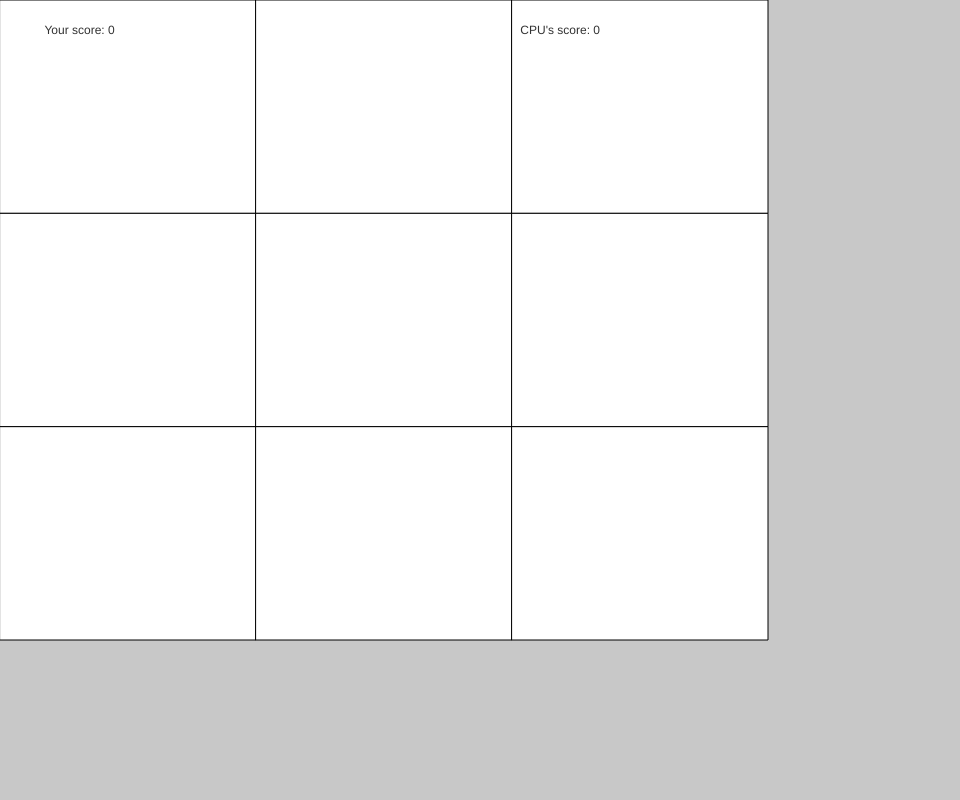
Frame 1 (no input)
Frame 60 (no input): identical to frame 1, image omitted
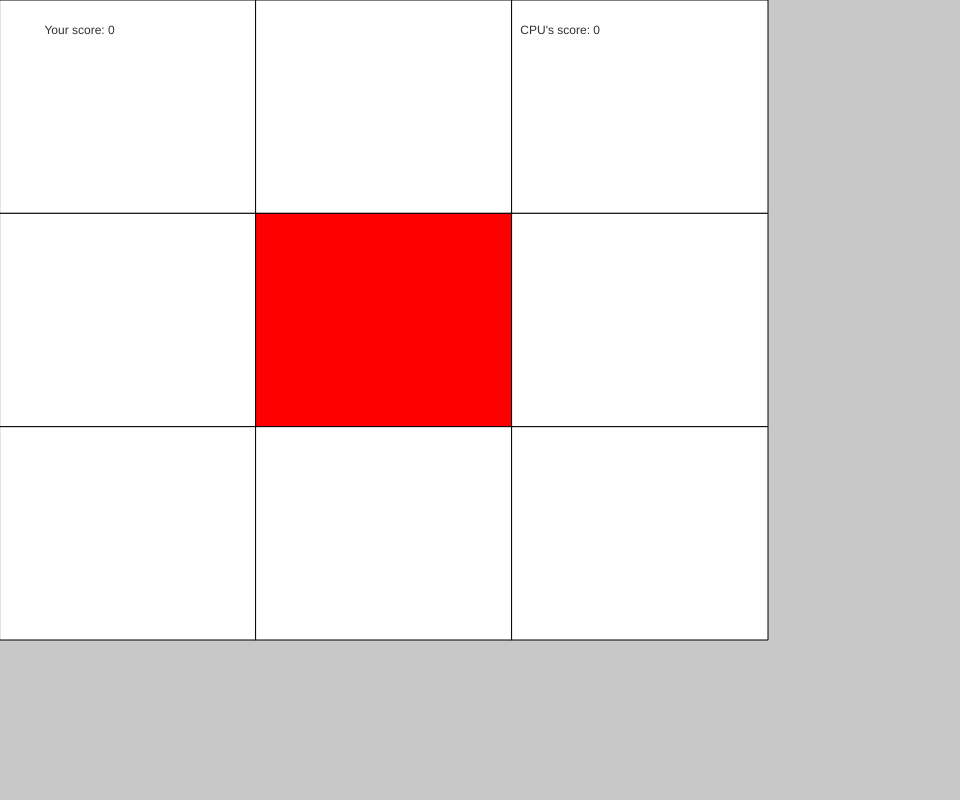
Frame 120 (the mouse pressed at the canvas centre since frame 60)

The p5.js sketch that drew these frames (run headless with seeded random() and noise() and a simulated clock; from frame 60 on, the mouse is pressed at the canvas centre):

// p5.js sketch
// ── sketch.js
//Red squares vs blue squares

// In this game, you must click on the white squares and try to make a row of red squares straight across, diagonally, or straight down.
// There will be blue squares countering your moves. The blue squares are allowed to move more than once in a turn, or none at all, so pick you moves carefully.
// Once you get a row, you will get one point and a new round will begin. Similarly, if the CPU (the blue squares) get a point, the CPU will get a point and a new round will begin.
// If there is a tie, a new round will start and no points will be given for that round.

//Theres a lot of comments in this code but I felt like they were necessary for a code as long as this.

let grid = [[0,0,0],
            [0,0,0],      
            [0,0,0]];
let rows = grid.length;
let cols = grid[0].length;
let cellWidth;
let cellHeight;
let s = 0;
let cpuS = 0;
let t = "Your score: ";
let cpuT = "CPU's score: ";

function setup() {
  let myCanvas = createCanvas(windowWidth*0.8, windowHeight*0.8);
  myCanvas.position(windowWidth*0.1, windowHeight*0.1);
  
  grid = createEmptyGrid(rows, cols);
  cellWidth = width*0.8 / cols;
  cellHeight = height*0.8 / rows;
}

function draw() {
  background(200);
  displayGrid();
  displayText();
  displayCPUText();
 } 


function mousePressed() {
   let x = Math.floor(mouseX / cellWidth);
   let y = Math.floor(mouseY / cellHeight);

   playerTurn(x, y); 
}

function playerTurn(x, y) { //this is where things get ugly
  if (grid[y][x] === 0) {
    grid[y][x] = 1;
    aiTurn(x, y);
    if (grid[0][0] === 1 && grid[0][1] === 1 && grid[0][2] === 1) { //if row 1 is red straight across
      s = s + 1;
      grid = createEmptyGrid(rows, cols); 
    }
    else if (grid[1][0] === 1 && grid[1][1] === 1 && grid[1][2] === 1) { //if row 2 is red straight across
      s = s + 1;
      grid = createEmptyGrid(rows, cols); 
    }
    else if (grid[2][0] === 1 && grid[2][1] === 1 && grid[2][2] === 1) { //if row 3 is red straight across
      s = s + 1;
      grid = createEmptyGrid(rows, cols); 
    }
    else if (grid[0][0] === 1 && grid[1][0] === 1 && grid[2][0] === 1) { //if col 1 is red straight down
      s = s + 1;
      grid = createEmptyGrid(rows, cols); 
    }
    else if (grid[0][1] === 1 && grid[1][1] === 1 && grid[2][1] === 1) { //if col 2 is red straight down
      s = s + 1;
      grid = createEmptyGrid(rows, cols); 
    }
    else if (grid[0][2] === 1 && grid[1][2] === 1 && grid[2][2] === 1) { //if col 3 is red straight down
      s = s + 1;
      grid = createEmptyGrid(rows, cols); 
    }
    else if (grid[0][0] === 1 && grid[1][1] === 1 && grid[2][2] === 1) { //if a red row is diagonal thats leaning down right or leaning up left (basically if it looks like this: \)
      s = s + 1;
      grid = createEmptyGrid(rows, cols);
    }
    else if (grid[0][2] === 1 && grid[1][1] === 1 && grid[2][0] === 1) { //if a red row is diagonal thats leaning down left or leaning up right (basically if it looks like this: /)
      s = s + 1;
      grid = createEmptyGrid(rows, cols);
    }
    // the line of code below checks to see if the board is completely filled, but there are no completed red rows or blue rows.
    else if(grid[0][0] != 0 && grid[0][1] != 0 && grid[0][2] != 0 && grid[1][0] != 0 && grid[1][1] != 0 && grid[1][2] != 0 && grid[2][0] != 0 && grid[2][1] != 0 && grid[2][2] != 0) {
      grid = createEmptyGrid(rows, cols);
    }
  }  
}

function aiTurn(x, y) {
  if (grid[0][0] === 1) { // if the top left square is red
    if (grid[0][0] === 1 && grid[0][1] === 1) { //is the top left square red and the top middle square red?
      if (grid[0][2] === 0) { //is the top right square free?
        grid[0][2] = 2;
      }
    }
    else if (grid[0][0] === 1 && grid[0][2] === 1) { //is the top left square red and is the top right square red?
      if (grid[0][1] === 0) { //is the top middle square free?
        grid[0][1] = 2;
      }
    }
    else if (grid[0][0] === 1 && grid[1][1] === 1) { //is the player trying to get a diagonal line?
      if (grid[2][2] === 0) { //is the bottom left square free?
        grid[2][2] = 2;
    }
  }
    else if (grid[0][0] === 1 && grid[2][2] === 1) { //is the player trying to get a diagonal line but the middle is still white?
      if (grid[1][1] === 0) { //is the middle square free?
        grid[1][1] = 2;
    }
  }
    else if (grid[0][0] === 1 && grid[1][0] === 1) { //is the top left square red and the square below it red?
      if (grid[2][0] === 0) { //is the bottom left square free?
        grid[2][0] = 2;
      }
    }
    else if (grid[0][0] === 1 && grid[1][2] === 1) { //is the top left square red and the middle right it red?
      if (grid[1][1] === 0) { //is the middle square free?
        grid[1][1] = 2;
      }
    }
    else if (grid[0][0] === 1 && grid[2][0] === 1) { //is the top left square red and the bottom left square red?
      if (grid[1][0] === 0) { //is the middle left square free?
        grid[1][0] = 2;
      }
    }
    else if (grid[0][0] === 1 && grid[2][1] === 1) { //is the top left square red and the bottom middle square red?
      if (grid[1][1] === 0) { //is the middle square free?
        grid[1][1] = 2;
      }
    }
  }
  ///
    if (grid[0][1] === 1) { //is the top middle square red?
    if (grid[0][1] === 1 && grid[1][1] === 1) { //are both the top middle and the middle red?
        if (grid[2][1] === 0) { //is the bottom middle square free?
          grid[2][1] = 2;
        }
      }
      else if (grid[0][1] === 1 && grid[2][1] === 1) { //are both the top middle and the bottom middle red?
        if (grid[1][1] === 0) { //is the middle square free?
          grid[1][1] = 2;
        }
      }
      else if (grid[0][1] === 1 && grid[0][2] === 1) { //are both the top middle and top right square red?
        if (grid[0][0] === 0) { //is the top right square free?
          grid[0][0] = 2;
      }
    }
}
///  
  if (grid[0][2] === 1) { //is the top right square red?
    if (grid[0][2] === 1 && grid[1][2] === 1) { //are both the top right and the middle right red?
      if (grid[2][2] === 0) { //is the bottom right square free?
        grid[2][2] = 2;
      }
    }
    else if (grid[0][2] === 1 && grid[1][1] === 1) { //are both the top right and the middle red?
      if (grid[2][0] === 0) { //is the bottom left square free?
        grid[2][0] = 2;
      }
    }
    else if (grid[0][2] === 1 && grid[2][2] === 1) { //are both the top right and bottom right square red?
      if (grid[1][2] === 0) { //is the top right square free?
        grid[1][2] = 2;
    }
  }
      else if (grid[0][2] === 1 && grid[2][0] === 1) { //are both the top right and bottom lefy square red?
        if (grid[1][1] === 0) { //is the middle square free?
      grid[1][1] = 2;
      }
    }
  }
///
  if (grid[1][0] === 1) { //is the middle left square red?
    if (grid[1][0] === 1 && grid[1][1] === 1) { //are both the middle left and the square beside it red?
      if (grid[1][2] === 0) { //is the middle right square free?
        grid[1][2] = 2;
      }
    }
    else if (grid[1][0] === 1 && grid[2][0] === 1) { //are both the middle left and the square below it red?
      if (grid[0][0] === 0) { //is the top left square free?
        grid[0][0] = 2;
      }
    }
    else if (grid[1][0] === 1 && grid[0][0] === 1) { //middle left square is red and top left square is red
      if (grid[2][0] === 0) { //is bottom left square free?
        grid[2][0] = 2;
      }
    }
    }
///
  if (grid[1][1] === 1) { //is the middle square in the second row red?
    if (grid[1][1] === 1 && grid[0][0] === 1) { //center square is red and top left square is red
      if (grid[2][2] === 0) { //is the bottom right square free?
        grid[2][2] = 2;
      }
    }
    else if (grid[1][1] === 1 && grid[0][1] === 1) { //center square is red and top middle square is red
      if (grid[2][1] === 0) { //is the bottom middle square free?
        grid[2][1] = 2;
      }
    }
    else if (grid[1][1] === 1 && grid[0][2] === 1) { //center square is red and top right square is red
      if (grid[2][0] === 0) { //is the bottom left square free?
        grid[2][0] = 2;
      }
    }
    else if (grid[1][1] === 1 && grid[1][0] === 1) { //center square is red and middle left square is red
      if (grid[1][2] === 0) { //is the middle right square free?
        grid[1][2] = 2;
      }
    }
    else if (grid[1][1] === 1 && grid[1][2] === 1) { //center square is red and middle right square is red
      if (grid[1][0] === 0) { //is the middle left square free?
        grid[1][0] = 2;
      }
    }
    else if (grid[1][1] === 1 && grid[2][0] === 1) { //center square is red and bottom left square is red
      if (grid[0][2] === 0) { //is the bottom left square free
        grid[0][2] = 2;
      }
    }
    else if (grid[1][1] === 1 && grid[2][1] === 1) { //center square is red and bottom middle square is red
      if (grid[0][1] === 0) { //is the top middle square free
        grid[0][1] = 2;
      }
    }
    else if (grid[1][1] === 1 && grid[2][2] === 1) { //center square is red and bottom right square is red
      if (grid[0][0] === 0) { //is the top left square free
        grid[0][0] = 2;
      }
    }
  }
///
if (grid[1][2] === 1) { //is the middle right square red?
  if (grid[1][2] === 1 && grid[0][2] === 1) { // mid right is red and top right is red
    if (grid[2][2] === 0) { //is bottom right free?
      grid[2][2] = 2;
      }
    }
  else if (grid[1][2] === 1 && grid[1][0] === 1) { //mid right is red and mid left is red
    if (grid[1][1] === 0) { //is center square free?
      grid[1][1] = 2;
    }
  }
  else if (grid[1][2] === 1 && grid[1][1] === 1) { //mid right is and center is red
    if (grid[1][0] === 0) { //is mid left square free?
      grid[1][0] = 2;
      }
    }
  else if (grid[1][2] === 1 && grid[2][2] === 1) { //mid right is red and bottom right is red
    if (grid[0][2] === 0) { //is top right square free?
      grid[0][2] = 2;
      }
    }
  }
///
if (grid[2][0] === 1) { //is the bottom left square red?
  if (grid[2][0] === 1 && grid[2][1] === 1) { //bottom left red and bottom middle red
    if (grid[2][2] === 0) { //is bottom right square free?
      grid[2][2] = 2;
      }
    }
  else if (grid[2][0] === 1 && grid[2][2] === 1) { //bottom left red and bottom right red
    if (grid[2][1] === 0) { //is bottom middle square free?
      grid[2][1] = 2;
      }
    }
  else if (grid[2][0] === 1 && grid[0][2] === 1) { //bottom left red and top right red
    if (grid[1][1] === 0) { //is middle square free?
      grid[1][1] = 2;
      }
     }
  else if (grid[2][0] === 1 && grid[0][0] === 1) { //bottom left red and top left red
    if (grid[1][0] === 0) { //is middle left square free?
      grid[1][0] = 2;
      }
    }
  }
///
if (grid[2][1] === 1) { //is the bottom middle square red?
  if (grid[2][1] === 1 && grid[2][2] === 1) { //bottom middle red and bottom right red
    if (grid[2][0] === 0) { //is bottom left square free?
      grid[2][0] = 2;
      }
    }
  }
  if (grid[0][0] === 2 && grid[0][1] === 2 && grid[0][2] === 2) { //if row 1 is blue straight across
    cpuS = cpuS + 1;
    grid = createEmptyGrid(rows, cols); 
  }
  else if (grid[1][0] === 2 && grid[1][1] === 2 && grid[1][2] === 2) { //if row 2 is blue straight across
    cpuS = cpuS + 1;
    grid = createEmptyGrid(rows, cols); 
  }
  else if (grid[2][0] === 2 && grid[2][1] === 2 && grid[2][2] === 2) { //if row 3 is blue straight across
    cpuS = cpuS + 1;
    grid = createEmptyGrid(rows, cols); 
  }
  else if (grid[0][0] === 2 && grid[1][0] === 2 && grid[2][0] === 2) { //if col 1 is blue straight down
    cpuS = cpuS + 1;
    grid = createEmptyGrid(rows, cols); 
  }
  else if (grid[0][1] === 2 && grid[1][1] === 2 && grid[2][1] === 2) { //if col 2 is blue straight down
    cpuS = cpuS + 1;
    grid = createEmptyGrid(rows, cols); 
  }
  else if (grid[0][2] === 2 && grid[1][2] === 2 && grid[2][2] === 2) { //if col 3 is blue straight down
    cpuS = cpuS + 1;
    grid = createEmptyGrid(rows, cols); 
  }
  else if (grid[0][0] === 2 && grid[1][1] === 2 && grid[2][2] === 2) { //if a blue row is diagonal thats leaning down right or leaning up left (basically if it looks like this: \)
    cpuS = cpuS + 1;
    grid = createEmptyGrid(rows, cols);
  }
  else if (grid[0][2] === 2 && grid[1][1] === 2 && grid[2][0] === 2) { //if a blue row is diagonal thats leaning down left or leaning up right (basically if it looks like this: /)
    cpuS = cpuS + 1;
    grid = createEmptyGrid(rows, cols);
  }
}  

function displayGrid() { 
    for (let y=0; y<rows; y++) {
      for (let x=0; x<cols; x++) {
        if (grid[y][x] === 0) {
          fill("white");
        }
        if (grid[y][x] === 1) {
          fill("red");
        }
        if (grid[y][x] === 2) {
          fill("LightSkyBlue");
        }
        rect(x*cellWidth, y*cellHeight, cellWidth, cellHeight);
      }
    }
}

function displayText() { 
  fill(50);
  textAlign(LEFT, BOTTOM);
  text (t + s, windowWidth/27, windowHeight/27);
}

function displayCPUText() {
  fill(50);
  textAlign(RIGHT, BOTTOM);
  text(cpuT + cpuS, windowWidth/2, windowHeight/27);
}

function createEmptyGrid(cols, rows) {
  let empty = [];
  for (let y=0; y<rows; y++) {
    empty.push([]);
    for (let x=0; x<cols; x++) {
      empty[y].push(0);
    }
  }
  return empty;
}
